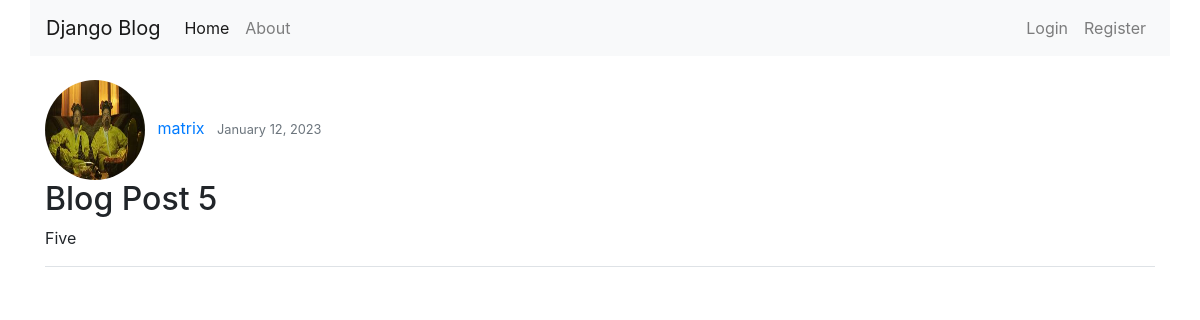
/post/5/, run on the app's committed database.
### blog/models.py (models this page shows, shortened)
class Post(models.Model):
    title = models.CharField(max_length=100)
    content = models.TextField()
    date_posted = models.DateTimeField(default=timezone.now)
    author = models.ForeignKey(User, on_delete=models.CASCADE)

### users/models.py (models this page shows, shortened)
class Profile(models.Model):
    user = models.OneToOneField(User, on_delete=models.CASCADE)
    image = models.ImageField(default='default.jpg', upload_to='profile_pics')

### blog/views.py (the view)
# urls.py: path('post/<int:pk>/', PostDetailView.as_view(), name='post-detail'),
class PostDetailView(DetailView):
    model = Post

### blog/templates/blog/post_detail.html
{% extends 'blog/base.html' %}
{% block content %}
    <img src="{{ object.author.profile.image.url }}" class="rounded-circle" width="100px" height="100px">
    <a href="#" class="ml-2 mr-2">{{ object.author }}</a>
    <small class="text-muted">{{ object.date_posted | date:"F d, Y" }}</small>
    <h2>{{ object.title }}</h2>
    <p>{{ object.content }}</p>
    <div class="border-bottom"></div>
    <br>
{% endblock content %}

### data on the page
Post: author.profile.image (picture), author "matrix", date_posted "January 12, 2023", title "Blog Post 5", content "Five"
